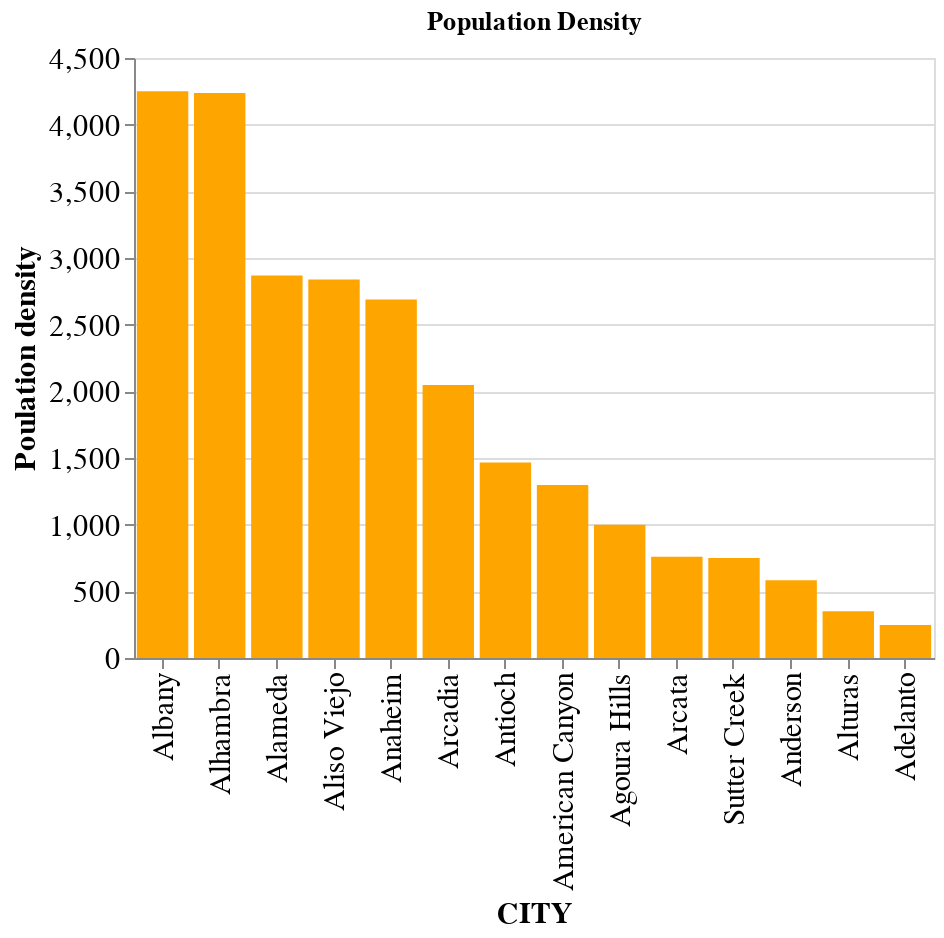

The code cell stored with this chart in its notebook:
### Code cell
# visualizaton of population density
import altair as alt
display = pd.DataFrame
display = matrix_df.head(15)

alt.Chart(display).mark_bar(color="orange").encode(
    alt.X('city', sort='-y', title='CITY'),
    alt.Y('density',title='Poulation density'),
).properties(title=f'Population Density',
    width=400,
    height=300
).configure_axis(
    labelFontSize=15,
    titleFontSize=15
)

### Figure 1 — Vega-Lite specification as saved in the notebook (floating-point values rounded to 4 significant figures)
{"config": {"view": {"continuousWidth": 400, "continuousHeight": 300}, "axis": {"labelFontSize": 15, "titleFontSize": 15}}, "data": {"name": "data-7dc64c4d2126fbdcafda7c6a00aea159"}, "mark": {"type": "bar", "color": "orange"}, "encoding": {"x": {"type": "nominal", "field": "city", "sort": "-y", "title": "CITY"}, "y": {"type": "quantitative", "field": "density", "title": "Poulation density"}}, "height": 300, "title": "Population Density", "width": 400, "$schema": "https://vega.github.io/schema/vega-lite/v4.8.1.json", "datasets": {"data-7dc64c4d2126fbdcafda7c6a00aea159": [{"city": "Adelanto", "temperature": 33.06, "pressure": 1008, "humidity": 15, "wind_speed": 1.87, "Alfalfa & Hay_percentage": 0.02202, "Deciduous Forest_percentage": 0.0006318, "Evergreen Forest_percentage": 1.814, "Barren_percentage": 10.98, "Grassland_percentage": 0.872, "Wetlands_percentage": 0.04099, "max_elevation": 3493, "density": 248}, {"city": "Agoura Hills", "temperature": 25.15, "pressure": 1008, "humidity": 43, "wind_speed": 1.08, "Alfalfa & Hay_percentage": 0.06699, "Deciduous Forest_percentage": 0.002494, "Evergreen Forest_percentage": 4.844, "Barren_percentage": 3.594, "Grassland_percentage": 9.304, "Wetlands_percentage": 0.08745, "max_elevation": 3032, "density": 1000}, {"city": "Alameda", "temperature": 15.7, "pressure": 1008, "humidity": 76, "wind_speed": 1.45, "Alfalfa & Hay_percentage": 0.3001, "Deciduous Forest_percentage": 0.001452, "Evergreen Forest_percentage": 2.133, "Barren_percentage": 0.05295, "Grassland_percentage": 41.81, "Wetlands_percentage": 1.224, "max_elevation": 1242, "density": 2868}, {"city": "Albany", "temperature": 16.04, "pressure": 1008, "humidity": 74, "wind_speed": 1.93, "Alfalfa & Hay_percentage": 0.3001, "Deciduous Forest_percentage": 0.001452, "Evergreen Forest_percentage": 2.133, "Barren_percentage": 0.05295, "Grassland_percentage": 41.81, "Wetlands_percentage": 1.224, "max_elevation": 1242, "density": 4250}, {"city": "Alhambra", "temperature": 27.65, "pressure": 1008, "humidity": 40, "wind_speed": 1.48, "Alfalfa & Hay_percentage": 0.06699, "Deciduous Forest_percentage": 0.002494, "Evergreen Forest_percentage": 4.844, "Barren_percentage": 3.594, "Grassland_percentage": 9.304, "Wetlands_percentage": 0.08745, "max_elevation": 3032, "density": 4237}, {"city": "Aliso Viejo", "temperature": 21.71, "pressure": 1008, "humidity": 63, "wind_speed": 1.69, "Alfalfa & Hay_percentage": 0.001428, "Deciduous Forest_percentage": null, "Evergreen Forest_percentage": 1.009, "Barren_percentage": 0.317, "Grassland_percentage": 8.034, "Wetlands_percentage": 0.6522, "max_elevation": 1732, "density": 2839}, {"city": "Alturas", "temperature": 21.5, "pressure": 1012, "humidity": 34, "wind_speed": 0.94, "Alfalfa & Hay_percentage": 3.263, "Deciduous Forest_percentage": 2.51e-05, "Evergreen Forest_percentage": 27.25, "Barren_percentage": 4.57, "Grassland_percentage": 20.25, "Wetlands_percentage": 1.275, "max_elevation": 3004, "density": 350}, {"city": "Sutter Creek", "temperature": 29.85, "pressure": 1007, "humidity": 18, "wind_speed": 0.8, "Alfalfa & Hay_percentage": 0.4143, "Deciduous Forest_percentage": 5.368, "Evergreen Forest_percentage": 35.72, "Barren_percentage": 0.5848, "Grassland_percentage": 35.26, "Wetlands_percentage": 0.03305, "max_elevation": 3121, "density": 375}, {"city": "Sutter Creek", "temperature": 29.78, "pressure": 1007, "humidity": 18, "wind_speed": 0.77, "Alfalfa & Hay_percentage": 0.4143, "Deciduous Forest_percentage": 5.368, "Evergreen Forest_percentage": 35.72, "Barren_percentage": 0.5848, "Grassland_percentage": 35.26, "Wetlands_percentage": 0.03305, "max_elevation": 3121, "density": 375}, {"city": "American Canyon", "temperature": 17.18, "pressure": 1008, "humidity": 69, "wind_speed": 1.66, "Alfalfa & Hay_percentage": 0.009883, "Deciduous Forest_percentage": 1.105, "Evergreen Forest_percentage": 13.65, "Barren_percentage": 0.01747, "Grassland_percentage": 17.04, "Wetlands_percentage": 1.16, "max_elevation": 84, "density": 1298}, {"city": "Anaheim", "temperature": 23.44, "pressure": 1008, "humidity": 54, "wind_speed": 1.58, "Alfalfa & Hay_percentage": 0.001428, "Deciduous Forest_percentage": null, "Evergreen Forest_percentage": 1.009, "Barren_percentage": 0.317, "Grassland_percentage": 8.034, "Wetlands_percentage": 0.6522, "max_elevation": 1732, "density": 2688}, {"city": "Anderson", "temperature": 26.69, "pressure": 1007, "humidity": 30, "wind_speed": 1.57, "Alfalfa & Hay_percentage": 0.7952, "Deciduous Forest_percentage": 1.983, "Evergreen Forest_percentage": 56.55, "Barren_percentage": 0.9868, "Grassland_percentage": 10.8, "Wetlands_percentage": 0.2353, "max_elevation": 3159, "density": 583}, {"city": "Antioch", "temperature": 23.09, "pressure": 1007, "humidity": 39, "wind_speed": 1.57, "Alfalfa & Hay_percentage": 4.582, "Deciduous Forest_percentage": 0.04137, "Evergreen Forest_percentage": 0.9585, "Barren_percentage": 0.04741, "Grassland_percentage": 43.17, "Wetlands_percentage": 2.34, "max_elevation": 680, "density": 1466}, {"city": "Arcadia", "temperature": 30.88, "pressure": 1008, "humidity": 33, "wind_speed": 1.22, "Alfalfa & Hay_percentage": 0.06699, "Deciduous Forest_percentage": 0.002494, "Evergreen Forest_percentage": 4.844, "Barren_percentage": 3.594, "Grassland_percentage": 9.304, "Wetlands_percentage": 0.08745, "max_elevation": 3032, "density": 2047}, {"city": "Arcata", "temperature": 16.97, "pressure": 1010, "humidity": 73, "wind_speed": 1.76, "Alfalfa & Hay_percentage": 0.1084, "Deciduous Forest_percentage": 2.553, "Evergreen Forest_percentage": 75.28, "Barren_percentage": 0.2326, "Grassland_percentage": 5.838, "Wetlands_percentage": 0.2063, "max_elevation": 2709, "density": 759}]}}
